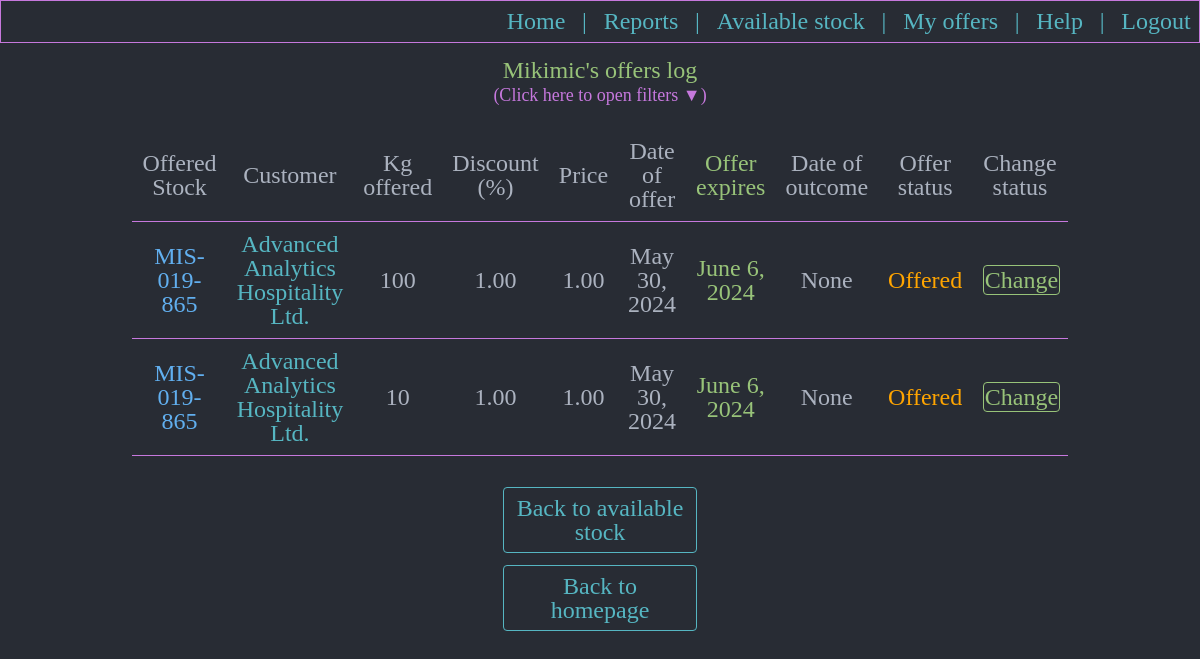
Before: /userpendingoffers/ (signed in) with the older database file.
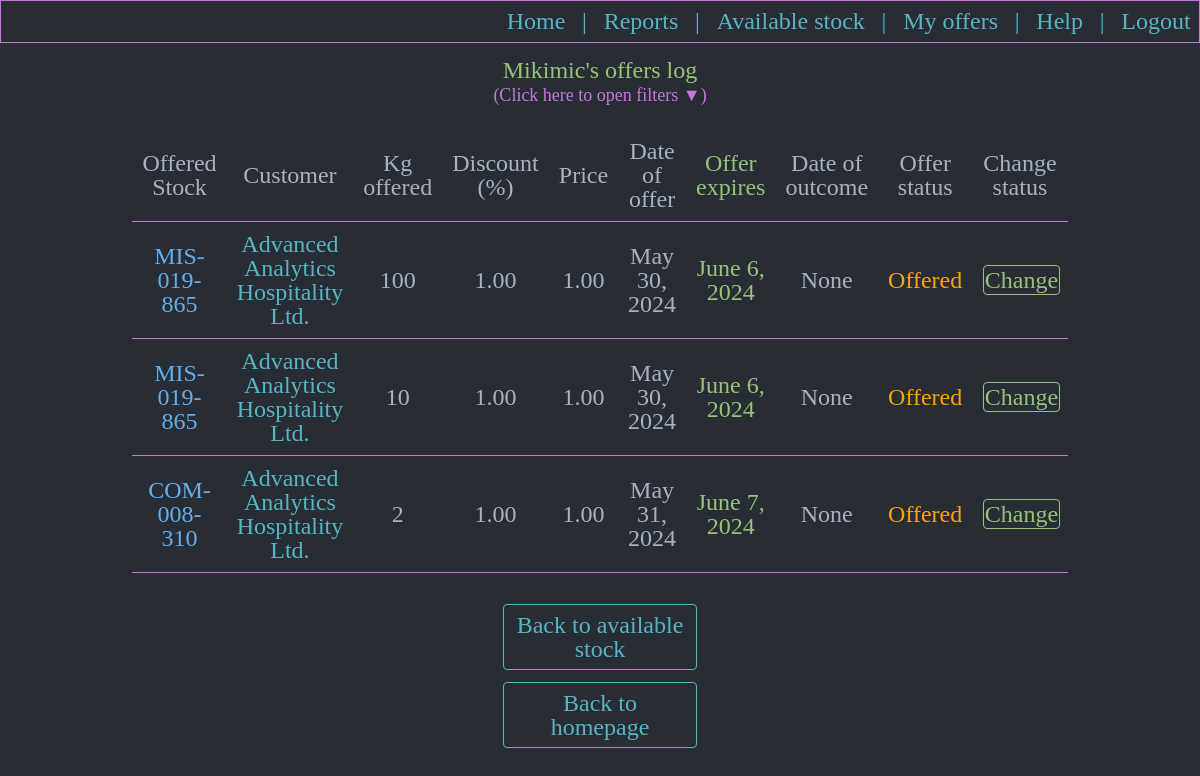
After: the same page with the newer database file.
### aged/models.py (models this page shows, shortened)
class OffersLog(models.Model):
    sales_rep_that_made_the_offer = models.ForeignKey(User, null=True, on_delete=models.SET_NULL)
    offered_stock = models.ForeignKey(AvailableStock, null=True, on_delete=models.SET_NULL)
    offered_product = models.ForeignKey(Products, on_delete=models.RESTRICT)
    customer_that_received_offer = models.ForeignKey(Customers, on_delete=models.RESTRICT)
    offered_sold_or_declined_quantity_kg = models.IntegerField()
    STATUS_CHOICES = ( ('Offered', 'Offered'), ('Declined', 'Declined'), ('Sold', 'Sold'), ('Offer Expired', 'Offer Expired'))
    offer_status = models.CharField(max_length=20, choices=STATUS_CHOICES)
    discount_offered_percents = models.DecimalField(max_digits=5, decimal_places=2)
    price_per_kg_offered = models.DecimalField(max_digits=7, decimal_places=2)
    date_of_offer = models.DateField()
    expiration_date_of_offer = models.DateField(null=True, blank=True)
    date_of_outcome = models.DateField(null=True, blank=True)
    stock_expired = models.BooleanField(default=False)
    class Meta:
        verbose_name_plural = 'Offers log'

class Products(models.Model):
    cod_material = models.CharField(max_length=100)
    description = models.CharField(max_length=200, null=True, blank=True)
    product_brand = models.ForeignKey(Brands, null=True, blank=True, on_delete=models.SET_NULL)
    product_material_type = models.ForeignKey(MaterialType, null=True, blank=True, on_delete=models.SET_NULL)
    class Meta:
        verbose_name_plural = 'Products'

class Customers(models.Model):
    customer_name = models.CharField(max_length=100)
    customer_number = models.IntegerField()
    salesperson_owning_account = models.ForeignKey(User, null=True, blank=True, on_delete=models.SET_NULL)
    allocated_customer_service_rep = models.ForeignKey(CustomerService, null=True, blank=True, on_delete=models.SET_NULL)
    STATUS_CHOICES = ( ('Active', 'Active'), ('Inactive', 'Inactive'), )
    customer_status = models.CharField(max_length=10, choices=STATUS_CHOICES)
    def __str__(self):
        return self.customer_name
    class Meta:
        verbose_name_plural = 'Customers'

### aged/views.py (the view)
# urls.py: path('userpendingoffers/', views.userpendingoffers, name='userpendingoffers'),
@login_required
def userpendingoffers(request):
    azi = datetime.datetime.today()
    sixtyDaysAgo = (azi - datetime.timedelta(days=60)).date()
    pending = OffersLog.objects.filter(date_of_offer__gte=sixtyDaysAgo, sales_rep_that_made_the_offer=request.user).all().order_by('offer_status')
    return render(request, 'aged/userpendingoffers.html', {'pending': pending})

### aged/templates/aged/userpendingoffers.html (shortened to what this page needs)
{% extends 'aged/base.html' %}
{% load static %}
{% block body %}
<div class="div_menu_no_border">
<p class="p_menu">{{user}}'s offers log </p>
<p class = "p_div_filter" id="p_filter_message">(Click here to open filters ▼)</p>
{% if pending|length > 0 %}
<table  cellpadding="10" cellspacing="10" class="table_stocks_and_report">
  <tr class = "tr_first_line">
    <th> Offered Stock </th>
    <th> Customer </th>
    <th> Kg offered </th>
    <th> Discount (%) </th>
    <th> Price </th>
    <th> Date of offer </th>
    <th class="table_status_sold">Offer expires</th>
    <th> Date of outcome </th>
    <th> Offer status </th>
    <th> Change status </th>
  </tr>
  {% for obj in pending %}
  {% if obj.offer_status == "Offer Expired" %}
  <tr class="OfferExpired">
  {% else %}
  <tr class="{{ obj.offer_status }}">
  {% endif %}
    <td class="table_sku">{{ obj.offered_product.cod_material }}</td>
    <td class="table_customer">{{ obj.customer_that_received_offer }}</td>
    <td>{{ obj.offered_sold_or_declined_quantity_kg }}</td>
    <td>{{ obj.discount_offered_percents }}</td>
    <td>{{ obj.price_per_kg_offered }}</td>
    <td>{{ obj.date_of_offer }}</td>
    <td class="table_status_sold">{{ obj.expiration_date_of_offer }}</td>
    <td>{{ obj.date_of_outcome }}</td>
    {% if obj.offer_status == "Offered" %}
    <td style="color:orange">{{ obj.offer_status }}</td>
      {% if obj.stock_expired == True %}
      <td style="color:red">Stock Expired</td>
      {% else %}
      <td><a class="a_menu_make_offer" href="{% url 'changeofferedstatus' offer_id=obj.id %}"> Change </a></td>
      {% endif %}
    {% endif %}
  </tr>
  {% endfor %}
</table>
{% else %}
<p style="color:red">You have no activity to show!</p>
{% endif %}
<a class="a_menu" href="{% url 'userseallstock' %}">Back to available stock</a>
<a class="a_menu" href="{% url 'home' %}">Back to homepage</a>
</div>
{% endblock %}

Changed rows visible on the page:
added OffersLog: offered_product.cod_material "COM-008-310", customer_that_received_offer "Advanced Analytics Hospitality Ltd.", offered_sold_or_declined_quantity_kg "2", discount_offered_percents "1.00", price_per_kg_offered "1.00", date_of_offer "May 31, 2024", expiration_date_of_offer "June 7, 2024", date_of_outcome "None", offer_status "Offered", stock_expired "Change"
